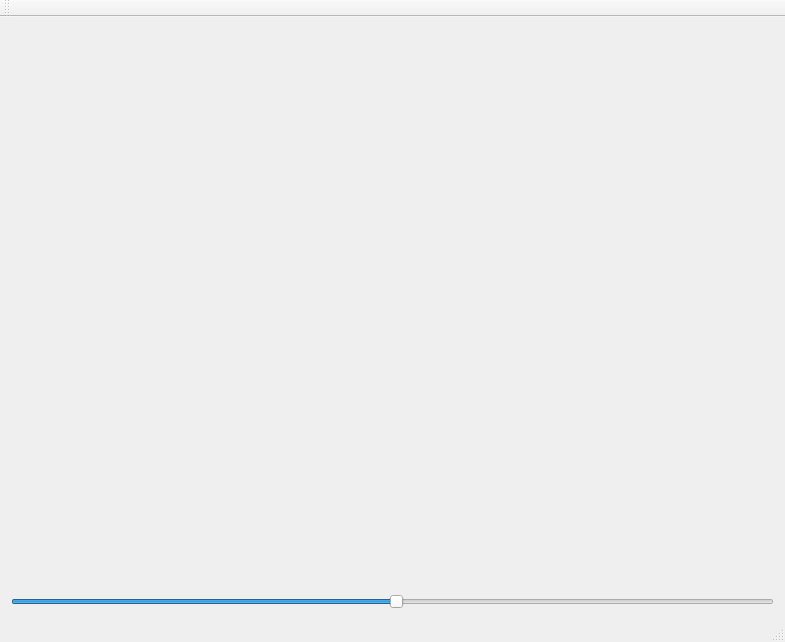
<?xml version="1.0" encoding="UTF-8"?>
<ui version="4.0">
 <class>MainWindow</class>
 <widget class="QMainWindow" name="MainWindow">
  <property name="geometry">
   <rect>
    <x>0</x>
    <y>0</y>
    <width>785</width>
    <height>642</height>
   </rect>
  </property>
  <property name="windowTitle">
   <string>MainWindow</string>
  </property>
  <widget class="QWidget" name="centralWidget">
   <layout class="QVBoxLayout" name="verticalLayout">
    <item>
     <widget class="BasicOpenGLView" name="oglwidget" native="true">
      <property name="sizePolicy">
       <sizepolicy hsizetype="Preferred" vsizetype="Preferred">
        <horstretch>0</horstretch>
        <verstretch>0</verstretch>
       </sizepolicy>
      </property>
     </widget>
    </item>
    <item>
     <widget class="QSlider" name="horizontalSlider">
      <property name="sliderPosition">
       <number>50</number>
      </property>
      <property name="orientation">
       <enum>Qt::Horizontal</enum>
      </property>
     </widget>
    </item>
   </layout>
  </widget>
  <widget class="QMenuBar" name="menuBar">
   <property name="geometry">
    <rect>
     <x>0</x>
     <y>0</y>
     <width>785</width>
     <height>22</height>
    </rect>
   </property>
  </widget>
  <widget class="QToolBar" name="mainToolBar">
   <attribute name="toolBarArea">
    <enum>TopToolBarArea</enum>
   </attribute>
   <attribute name="toolBarBreak">
    <bool>false</bool>
   </attribute>
  </widget>
  <widget class="QStatusBar" name="statusBar"/>
 </widget>
 <layoutdefault spacing="6" margin="11"/>
 <customwidgets>
  <customwidget>
   <class>BasicOpenGLView</class>
   <extends>QWidget</extends>
   <header>basicopenglview.h</header>
   <container>1</container>
  </customwidget>
 </customwidgets>
 <resources/>
 <connections/>
</ui>
